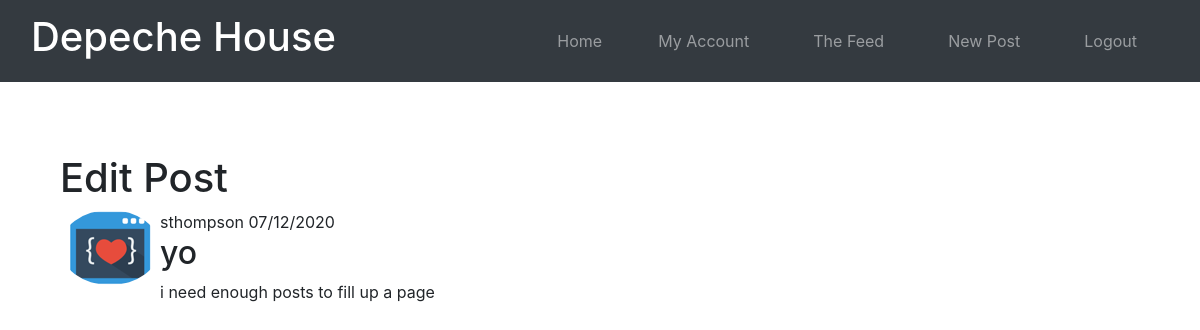
/post/3 (signed in), run on the app's committed database.
### depeche_house/models.py (models this page shows, shortened)
class User(UserMixin, db.Model):
    id = db.Column(db.Integer, primary_key=True)
    username = db.Column(db.String(10), index=True, unique=True, nullable=False)
    email = db.Column(db.String(120), unique=True, index=True, nullable=False)
    password_hash = db.Column(db.String(128), nullable=False)
    joined_at = db.Column(db.DateTime(), default=datetime.utcnow, index=True, nullable=False)
    profile_pic = db.Column(db.String(40), default='default.jpg')
    posts = db.relationship('Post', backref='author', lazy=True)

class Post(db.Model):
    id = db.Column(db.Integer, primary_key=True)
    title = db.Column(db.String(100), nullable=False)
    date_posted = db.Column(db.DateTime, nullable=False, default=datetime.utcnow)
    content = db.Column(db.Text, nullable=False)
    user_id = db.Column(db.Integer, db.ForeignKey('user.id'), nullable=False)

### depeche_house/routes.py (the view)
@app.route('/post/<int:post_id>', methods=["GET", "POST"])
@login_required
def post(post_id):
    post = Post.query.get_or_404(post_id)
    return render_template('post.html', post=post)

### depeche_house/routes.py (called while the page is built)
@login_manager.user_loader
def load_user(user_id):
    return User.query.get(int(user_id))

### depeche_house/templates/post.html (shortened to what this page needs)
{% extends "base.html" %}
{% block content %}
<br>
<br>
<br>
<h1>Edit Post</h1>
<article class="media content-section">
    <img class="rounded-circle article-img" src="{{ url_for('static', filename='profile_pics/' + post.author.profile_pic) }}">
    <div class="media-body">
        <div class="article-metadata">
            {{ post.author.username }}
            {{ post.date_posted.strftime('%d/%m/%Y') }}
        </div>
        <div class="article-title">
            <h2>{{ post.title }}</h2>
        </div>
        <div class="article-content">
            <p>{{ post.content }}</p>
        </div>
{% endblock %}

### depeche_house/static/style.css (style rules this page uses)
body { width: 100%; height: 100% }

### data on the page
User: profile_pic (picture), author.username "sthompson"
Post: date_posted "07/12/2020", title "yo", content "i need enough posts to fill up a page"
